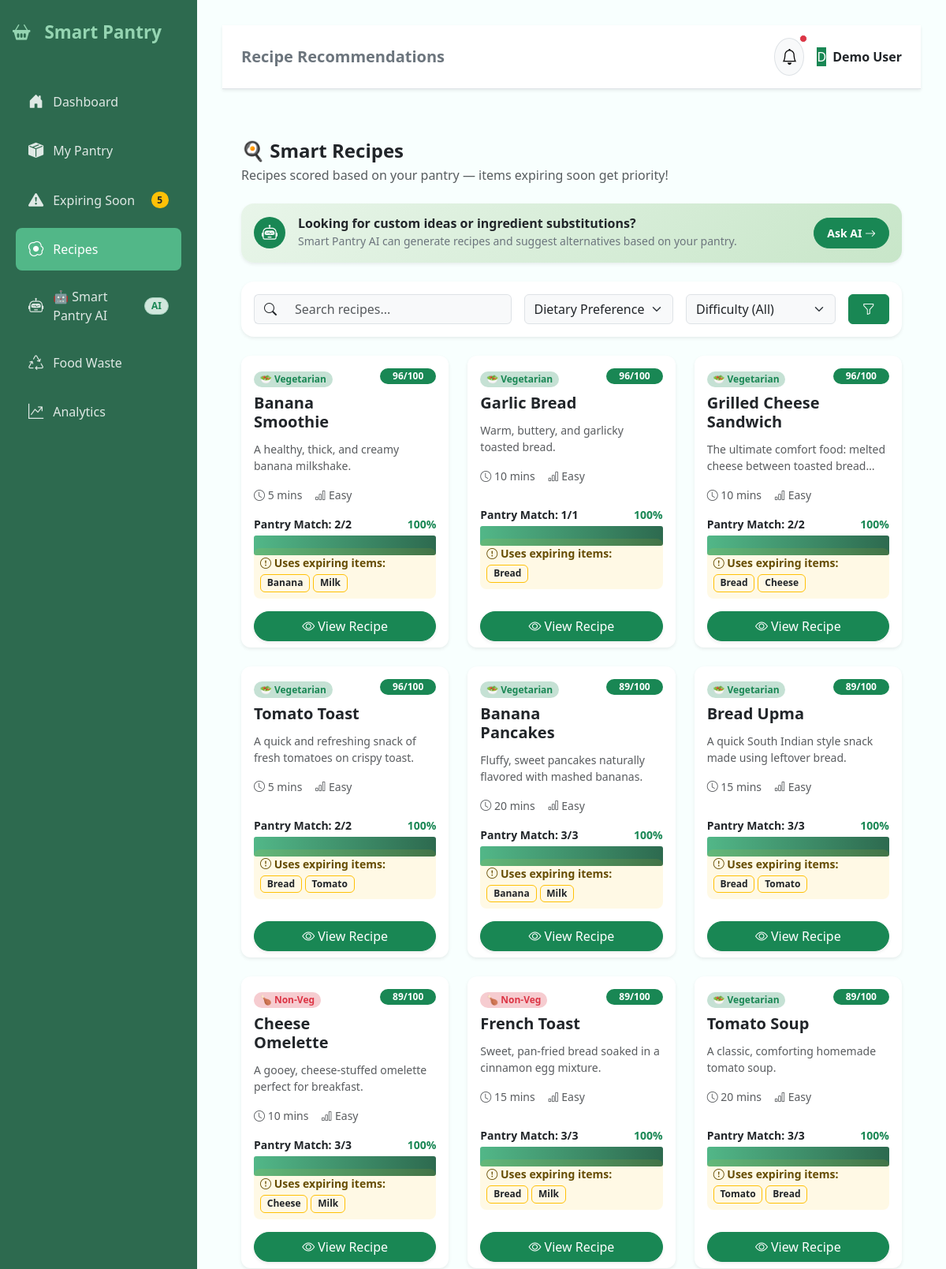
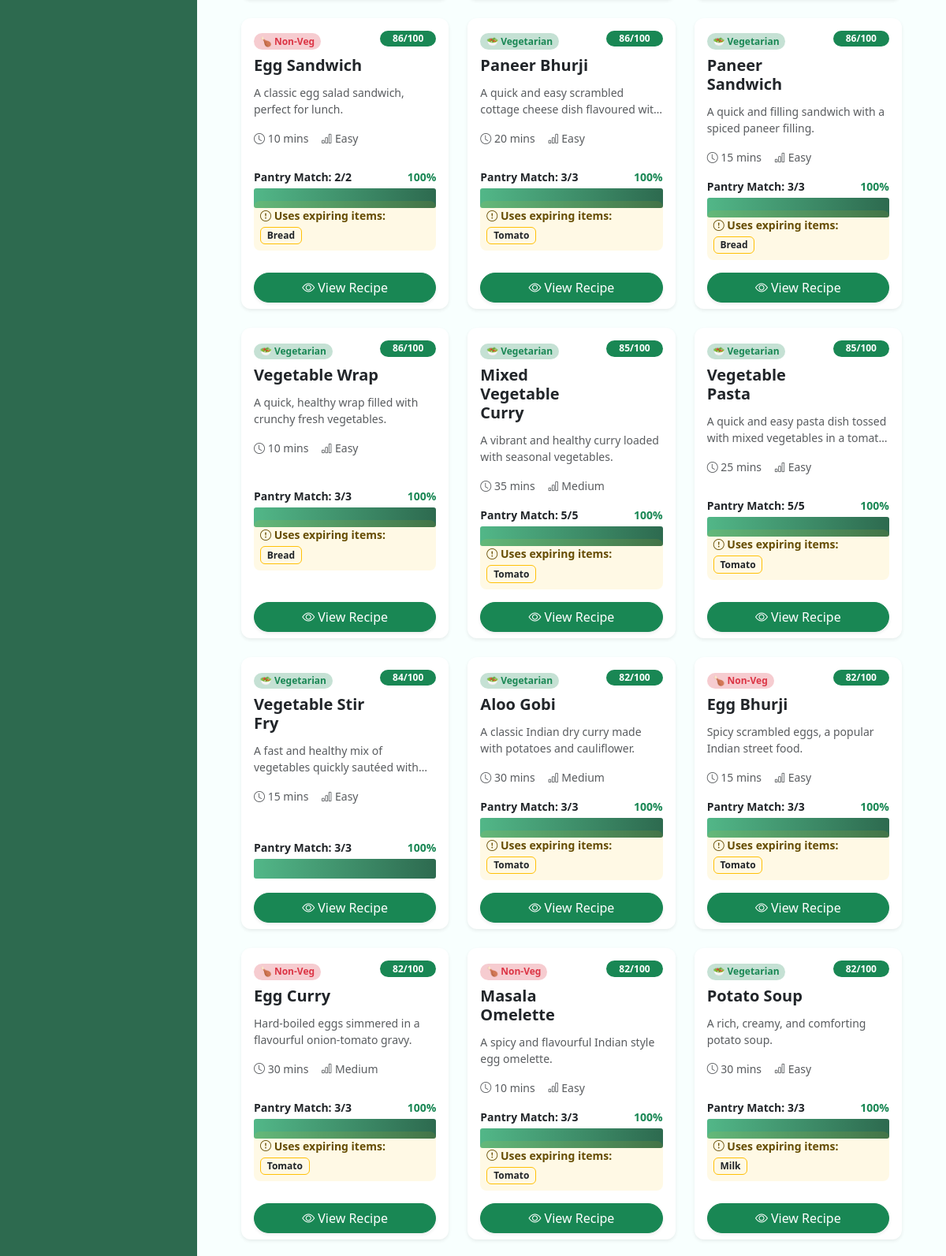
/recipes/ (signed in, upper part), run on the app's committed database (2 pictures, top to bottom).
### models/recipe.py (models this page shows)
class Recipe(db.Model):
    __tablename__ = 'recipes'
    id = db.Column(db.Integer, primary_key=True)
    name = db.Column(db.String(200), nullable=False)
    description = db.Column(db.String(500))
    instructions = db.Column(db.Text, nullable=False)
    cooking_time = db.Column(db.Integer)
    difficulty = db.Column(db.String(20))
    image = db.Column(db.String(300), nullable=True)
    dietary_type = db.Column(db.String(50))
    created_at = db.Column(db.DateTime, default=datetime.utcnow)
    ingredients = relationship('RecipeIngredient', backref='recipe', cascade="all, delete-orphan")

### models/pantry.py (models this page shows)
class PantryItem(db.Model):
    __tablename__ = 'pantry_items'
    id = db.Column(db.Integer, primary_key=True)
    user_id = db.Column(db.Integer, db.ForeignKey('users.id'), nullable=False)
    name = db.Column(db.String(100), nullable=False)
    category = db.Column(db.String(50), nullable=False)
    quantity = db.Column(db.Float, nullable=False)
    unit = db.Column(db.String(20), nullable=False)
    purchase_date = db.Column(db.Date, nullable=False)
    expiry_date = db.Column(db.Date, nullable=False)
    status = db.Column(db.String(20), default='available')
    created_at = db.Column(db.DateTime, server_default=db.func.now())
    user = relationship('User', backref='pantry_items')
    CATEGORIES = ['Dairy', 'Fruits', 'Vegetables', 'Grains', 'Bakery', 'Meat', 'Seafood', 'Frozen', 'Beverages', 'Snacks', 'Spices', 'Other']
    UNITS = ['pieces', 'kg', 'g', 'litre', 'ml', 'packet', 'bottle', 'box']
    @property
    def days_remaining(self):
        if self.expiry_date:
            return (self.expiry_date - date.today()).days
        return 0
    @property
    def computed_status(self):
        if self.status != 'available':
            return self.status
        days = self.days_remaining
        if days < 0:
            return 'Expired'
        elif days == 0:
            return 'Expires Today'
        elif days <= 3:
            return 'Expiring Soon'
        elif days <= 7:
            return 'Use Soon'
        else:
            return 'Fresh'

### routes/recipes.py (the view)
@recipes_bp.route('')
@recipes_bp.route('/')
@login_required
def list_recipes():
    user_id = session['user_id']
    search = request.args.get('q', '').strip()
    diet = request.args.get('diet', '').strip()
    difficulty = request.args.get('difficulty', '').strip()
    pantry_items = PantryItem.query.filter_by(user_id=user_id, status='available').all()
    all_recipes = Recipe.query.all()
    scored = []
    for recipe in all_recipes:
        match_info = calculate_match(recipe, pantry_items)
        scored.append({
            'recipe': recipe,
            'match_info': match_info
        })
    if search:
        search_lower = search.lower()
        scored = [r for r in scored if search_lower in r['recipe'].name.lower()
                  or search_lower in r['recipe'].description.lower()]
    if diet:
        scored = [r for r in scored if r['recipe'].dietary_type == diet]
    if difficulty:
        scored = [r for r in scored if r['recipe'].difficulty == difficulty]
    scored.sort(key=lambda x: (-x['match_info']['final_score'], x['recipe'].name))
    notifications = _get_notifications(user_id)
    return render_template('recipes.html',
                           recipes=scored,
                           search_query=search,
                           filter_dietary=diet,
                           filter_difficulty=difficulty,
                           notifications=notifications)

### routes/recipes.py (called while the page is built)
def _get_notifications(user_id):
    from services.expiry_service import get_pantry_summary
    summary = get_pantry_summary(user_id)
    return {
        'expiring_count': summary.get('expiring_soon_count', 0),
        'expired_count': summary.get('expired_count', 0),
    }

### services/expiry_service.py (called while the page is built)
def get_pantry_summary(user_id):
    items = PantryItem.query.filter_by(user_id=user_id, status='available').all()
    total = len(items)
    fresh = 0
    expiring_soon = 0
    expired = 0
    for item in items:
        status = item.computed_status
        if status in ['Fresh', 'Use Soon']:
            fresh += 1
        elif status in ['Expiring Soon', 'Expires Today']:
            expiring_soon += 1
        elif status == 'Expired':
            expired += 1
    wasted_count = PantryItem.query.filter_by(user_id=user_id, status='wasted').count()
    consumed_count = PantryItem.query.filter_by(user_id=user_id, status='consumed').count()
    return {
        'total_items': total,
        'fresh_count': fresh,
        'expiring_soon_count': expiring_soon,
        'expired_count': expired,
        'wasted_count': wasted_count,
        'consumed_count': consumed_count,
    }

### utils.py (called while the page is built)
def login_required(f):
    @wraps(f)
    def decorated(*args, **kwargs):
        if 'user_id' not in session:
            flash('Please log in to access this page.', 'warning')
            return redirect(url_for('auth.login'))
        return f(*args, **kwargs)
    return decorated

### templates/recipes.html (shortened to what this page needs)
{% extends "base.html" %}
{% block page_title %}Recipe Recommendations{% endblock %}
{% block content %}
<div class="mb-4">
    <h4 class="fw-bold mb-1">🍳 Smart Recipes</h4>
    <p class="text-muted">Recipes scored based on your pantry — items expiring soon get priority!</p>
</div>
<div class="alert alert-success border-0 shadow-sm rounded-4 d-flex justify-content-between align-items-center mb-4 p-3" style="background: linear-gradient(135deg, #e8f5e9, #c8e6c9);">
    <div class="d-flex align-items-center gap-3">
        <div class="rounded-circle bg-success text-white p-2 d-flex align-items-center justify-content-center" style="width: 40px; height: 40px;">
            <i class="bi bi-robot fs-5"></i>
        </div>
        <div>
            <h6 class="fw-bold mb-0 text-dark">Looking for custom ideas or ingredient substitutions?</h6>
            <small class="text-secondary">Smart Pantry AI can generate recipes and suggest alternatives based on your pantry.</small>
        </div>
    </div>
    <a href="{{ url_for('ai.assistant') }}" class="btn btn-success btn-sm rounded-pill px-3 py-2 flex-shrink-0 fw-semibold">
        Ask AI <i class="bi bi-arrow-right"></i>
    </a>
</div>
<div class="card border-0 shadow-sm rounded-4 mb-4">
    <div class="card-body">
        <form method="GET" action="{{ url_for('recipes.list_recipes') }}" class="row g-3" id="recipe-filter-form">
            <div class="col-md-5">
                <div class="input-group">
                    <span class="input-group-text bg-light border-end-0"><i class="bi bi-search"></i></span>
                    <input type="text" class="form-control bg-light border-start-0" name="q"
                           value="{{ search_query or '' }}" placeholder="Search recipes...">
                </div>
            </div>
            <div class="col-md-3">
                <select class="form-select bg-light" name="diet" onchange="this.form.submit()">
                    <option value="">Dietary Preference (All)</option>
                </select>
            </div>
            <div class="col-md-3">
                <select class="form-select bg-light" name="difficulty" onchange="this.form.submit()">
                    <option value="">Difficulty (All)</option>
                </select>
            </div>
            <div class="col-md-1">
                <button type="submit" class="btn btn-success w-100" title="Search">
                    <i class="bi bi-funnel"></i>
                </button>
            </div>
        </form>
    </div>
</div>
<div class="row row-cols-1 row-cols-md-2 row-cols-lg-3 g-4">
    {% if recipes %}
        {% for rec in recipes %}
        <div class="col">
            <div class="card recipe-card border-0 h-100 d-flex flex-column shadow-sm">
                <div class="card-header border-0 pb-0 bg-transparent pt-3">
                    <div class="d-flex justify-content-between align-items-start">
                        <div>
                            {% if rec.recipe.dietary_type == 'Vegetarian' %}
                                <span class="badge bg-success bg-opacity-25 text-success rounded-pill mb-2">🥗 Vegetarian</span>
                            {% elif rec.recipe.dietary_type == 'Non-Vegetarian' %}
                                <span class="badge bg-danger bg-opacity-25 text-danger rounded-pill mb-2">🍗 Non-Veg</span>
                            {% elif rec.recipe.dietary_type == 'Vegan' %}
                                <span class="badge bg-success rounded-pill mb-2">🌿 Vegan</span>
                            {% endif %}
                            <h5 class="fw-bold mb-1 text-dark">{{ rec.recipe.name }}</h5>
                        </div>
                        <span class="badge rounded-pill px-3
                            {% set score = rec.match_info.final_score %}
                            {% if score >= 60 %}bg-success{% elif score >= 30 %}bg-warning text-dark{% else %}bg-secondary{% endif %}">
                            {{ rec.match_info.final_score }}/100
                        </span>
                    </div>
                </div>
                <div class="card-body d-flex flex-column py-2">
                    <p class="text-muted small mb-3" style="display:-webkit-box;-webkit-line-clamp:2;-webkit-box-orient:vertical;overflow:hidden;">
                        {{ rec.recipe.description }}
                    </p>
                    <div class="d-flex gap-3 text-muted small mb-3 fw-medium">
                        <span><i class="bi bi-clock"></i> {{ rec.recipe.cooking_time }} mins</span>
                        <span><i class="bi bi-bar-chart"></i> {{ rec.recipe.difficulty }}</span>
                    </div>
                    <div class="mb-3 mt-auto">
                        {% set mp = (rec.match_info.match_pct * 100)|round|int %}
                        <div class="d-flex justify-content-between align-items-center mb-1">
                            <span class="small fw-bold">
                                Pantry Match: {{ rec.match_info.match_count }}/{{ rec.match_info.total }}
                            </span>
                            <span class="small fw-bold
                                {% if mp >= 75 %}text-success{% elif mp >= 50 %}text-warning{% else %}text-secondary{% endif %}">
                                {{ mp }}%
                            </span>
                        </div>
                        <div class="match-bar">
                        </div>
                    </div>
                    {% if rec.match_info.expiring_matches %}
                    <div class="mb-3 p-2 bg-warning bg-opacity-10 rounded-3">
                        <span class="small text-warning-emphasis fw-bold d-block mb-1">
                            <i class="bi bi-exclamation-circle"></i> Uses expiring items:
                        </span>
                        <div class="d-flex flex-wrap gap-1">
                            {% for ing in rec.match_info.expiring_matches[:3] %}
                            <span class="badge border border-warning text-dark">{{ ing.name }}</span>
                            {% endfor %}
                        </div>
                    </div>
                    {% endif %}
                    <a href="{{ url_for('recipes.detail', id=rec.recipe.id) }}"
                       class="btn btn-success w-100 rounded-pill shadow-sm mt-auto">
                        <i class="bi bi-eye me-1"></i>View Recipe
                    </a>
                </div>
            </div>
        </div>
        {% endfor %}
    {% endif %}
</div>
{% endblock %}

### static/css/style.css (style rules this page uses)
:root { --primary: #2d6a4f; --secondary: #52b788; --accent: #95d5b2; --warning: #f4a261; --danger: #e76f51; --light-bg: #f8fffe; --card-shadow: 0 2px 15px rgba(0,0,0,0.08); }
body { font-family: 'Segoe UI', Tahoma, Geneva, Verdana, sans-serif; background-color: var(--light-bg); }
.recipe-card { border: none; border-radius: 12px; box-shadow: var(--card-shadow); transition: transform 0.2s; height: 100%; overflow: hidden; }
.match-bar { height: 100%; border-radius: 3px; background: linear-gradient(to right, #52b788, #2d6a4f); }

### data on the page
Recipe: recipe.name "Banana Smoothie", recipe.description "A healthy, thick, and creamy banana milkshake.", recipe.cooking_time "5", recipe.difficulty "Easy"
PantryItem: name "Banana"
PantryItem: name "Milk"
Recipe: recipe.name "Garlic Bread", recipe.description "Warm, buttery, and garlicky toasted bread.", recipe.cooking_time "10", recipe.difficulty "Easy"
PantryItem: name "Bread"
Recipe: recipe.name "Grilled Cheese Sandwich", recipe.description "The ultimate comfort food: melted cheese between toasted…", recipe.cooking_time "10", recipe.difficulty "Easy"
PantryItem: name "Cheese"
Recipe: recipe.name "Tomato Toast", recipe.description "A quick and refreshing snack of fresh tomatoes on crispy toast.", recipe.cooking_time "5", recipe.difficulty "Easy"
PantryItem: name "Tomato"
Recipe: recipe.name "Banana Pancakes", recipe.description "Fluffy, sweet pancakes naturally flavored with mashed bananas.", recipe.cooking_time "20", recipe.difficulty "Easy"
Recipe: recipe.name "Bread Upma", recipe.description "A quick South Indian style snack made using leftover bread.", recipe.cooking_time "15", recipe.difficulty "Easy"
Recipe: recipe.name "Cheese Omelette", recipe.description "A gooey, cheese-stuffed omelette perfect for breakfast.", recipe.cooking_time "10", recipe.difficulty "Easy"
Recipe: recipe.name "French Toast", recipe.description "Sweet, pan-fried bread soaked in a cinnamon egg mixture.", recipe.cooking_time "15", recipe.difficulty "Easy"
Recipe: recipe.name "Tomato Soup", recipe.description "A classic, comforting homemade tomato soup.", recipe.cooking_time "20", recipe.difficulty "Easy"
Recipe: recipe.name "Egg Sandwich", recipe.description "A classic egg salad sandwich, perfect for lunch.", recipe.cooking_time "10", recipe.difficulty "Easy"
Recipe: recipe.name "Paneer Bhurji", recipe.description "A quick and easy scrambled cottage cheese dish flavoured…", recipe.cooking_time "20", recipe.difficulty "Easy"
Recipe: recipe.name "Paneer Sandwich", recipe.description "A quick and filling sandwich with a spiced paneer filling.", recipe.cooking_time "15", recipe.difficulty "Easy"
Recipe: recipe.name "Vegetable Wrap", recipe.description "A quick, healthy wrap filled with crunchy fresh vegetables.", recipe.cooking_time "10", recipe.difficulty "Easy"
Recipe: recipe.name "Mixed Vegetable Curry", recipe.description "A vibrant and healthy curry loaded with seasonal vegetables.", recipe.cooking_time "35", recipe.difficulty "Medium"
Recipe: recipe.name "Vegetable Pasta", recipe.description "A quick and easy pasta dish tossed with mixed vegetables in a…", recipe.cooking_time "25", recipe.difficulty "Easy"
Recipe: recipe.name "Vegetable Stir Fry", recipe.description "A fast and healthy mix of vegetables quickly sautéed…", recipe.cooking_time "15", recipe.difficulty "Easy"
Recipe: recipe.name "Aloo Gobi", recipe.description "A classic Indian dry curry made with potatoes and cauliflower.", recipe.cooking_time "30", recipe.difficulty "Medium"
Recipe: recipe.name "Egg Bhurji", recipe.description "Spicy scrambled eggs, a popular Indian street food.", recipe.cooking_time "15", recipe.difficulty "Easy"
Recipe: recipe.name "Egg Curry", recipe.description "Hard-boiled eggs simmered in a flavourful onion-tomato gravy.", recipe.cooking_time "30", recipe.difficulty "Medium"
Recipe: recipe.name "Masala Omelette", recipe.description "A spicy and flavourful Indian style egg omelette.", recipe.cooking_time "10", recipe.difficulty "Easy"
Recipe: recipe.name "Potato Soup", recipe.description "A rich, creamy, and comforting potato soup.", recipe.cooking_time "30", recipe.difficulty "Easy"

### other printed values
{{ notifications.expiring_count }} "5"
{{ session.get('user_name', 'U')[0].upper() }} "D"
{{ session.get('user_name', 'User') }} "Demo User"
{{ rec.match_info.final_score }} "96" "96" "96" "96" "89" "89" "89" "89" "89" "86" "86" "86" "86" "85" "85" "84" "82" "82" "82" "82" "82"
{{ rec.match_info.match_count }} "2" "1" "2" "2" "3" "3" "3" "3" "3" "2" "3" "3" "3" "5" "5" "3" "3" "3" "3" "3" "3"
{{ rec.match_info.total }} "2" "1" "2" "2" "3" "3" "3" "3" "3" "2" "3" "3" "3" "5" "5" "3" "3" "3" "3" "3" "3"
{{ mp }} "100" "100" "100" "100" "100" "100" "100" "100" "100" "100" "100" "100" "100" "100" "100" "100" "100" "100" "100" "100" "100"
